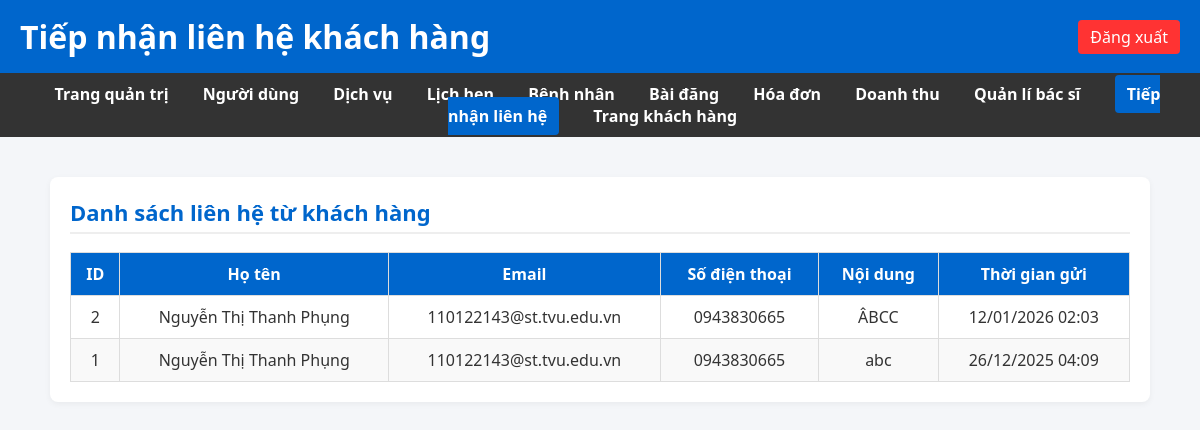
The app's page /public/tiepnhanlienhe.php (signed in) with its own data.
### tables this page shows
CREATE TABLE `contacts` (
  `id` int(11) NOT NULL,
  `name` varchar(100) NOT NULL,
  `email` varchar(100) NOT NULL,
  `message` text NOT NULL,
  `created_at` timestamp NOT NULL DEFAULT current_timestamp(),
  `phone` varchar(20) DEFAULT NULL
);

### public/tiepnhanlienhe.php (the view, shortened to what this page needs)
<?php
try {
    $pdo = new PDO('mysql:host=localhost;dbname=phongnha_db;charset=utf8mb4', 'root', '');
    $pdo->setAttribute(PDO::ATTR_ERRMODE, PDO::ERRMODE_EXCEPTION);
} catch (PDOException $e) {
    die("Kết nối CSDL thất bại: " . $e->getMessage());
}
$stmt = $pdo->query("SELECT * FROM contacts ORDER BY created_at DESC");
$contacts = $stmt->fetchAll(PDO::FETCH_ASSOC);
?>
<!DOCTYPE html>
<html lang="vi">
<head>
  <link rel="stylesheet" href="style.css">
</head>
<body>
<header>
  <h1>Tiếp nhận liên hệ khách hàng</h1>
  <a href="logout.php" class="logout">Đăng xuất</a>
</header>
<nav>
  <a href="dashboard.php">Trang quản trị</a>
  <a href="users.php">Người dùng</a>
  <a href="services.php">Dịch vụ</a>
  <a href="appointments.php">Lịch hẹn</a>
  <a href="patients.php">Bệnh nhân</a>
  <a href="posts.php">Bài đăng</a>
  <a href="invoice.php">Hóa đơn</a>
  <a href="revenue.php">Doanh thu</a>
  <a href="quanlybacsi.php">Quản lí bác sĩ</a>
  <a href="tiepnhanlienhe.php" class="active">Tiếp nhận liên hệ</a>
  <a href="index.php">Trang khách hàng</a>
</nav>
<div class="container">
  <div class="card">
    <h2>Danh sách liên hệ từ khách hàng</h2>
    <?php if (empty($contacts)): ?>
      <p>Chưa có liên hệ nào.</p>
    <?php else: ?>
      <table>
        <thead>
          <tr>
            <th>ID</th>
            <th>Họ tên</th>
            <th>Email</th>
            <th>Số điện thoại</th>
            <th>Nội dung</th>
            <th>Thời gian gửi</th>
          </tr>
        </thead>
        <tbody>
          <?php foreach ($contacts as $c): ?>
            <tr>
              <td><?= $c['id'] ?></td>
              <td><?= htmlspecialchars($c['name']) ?></td>
              <td><?= htmlspecialchars($c['email']) ?></td>
              <td><?= htmlspecialchars($c['phone'] ?? '-') ?></td>
              <td class="message"><?= nl2br(htmlspecialchars($c['message'])) ?></td>
              <td><?= date('d/m/Y H:i', strtotime($c['created_at'])) ?></td>
            </tr>
          <?php endforeach; ?>
        </tbody>
      </table>
    <?php endif; ?>
  </div>
</div>
</body>
</html>

### public/style.css (style rules this page uses)
body { margin: 0; padding: 0; font-family: 'Segoe UI', Tahoma, Geneva, Verdana, sans-serif; background: #f4f6f9; color: #333; }
header { background: #0066cc; color: white; padding: 15px 20px; display: flex; justify-content: space-between; align-items: center; }
header h1 { margin: 0; }
.logout { background: #ff3333; color: #fff; padding: 6px 12px; border-radius: 4px; text-decoration: none; }
nav { background: #333; padding: 10px 20px; text-align: center; }
nav a { color: #fff; margin: 0 15px; text-decoration: none; font-weight: bold; }
.container { padding: 20px; }
.card, .box { background: #fff; padding: 25px; border-radius: 10px; box-shadow: 0 4px 10px rgba(0,0,0,0.1); margin-bottom: 30px; }
.card h2, .box h2 { margin-top: 0; color: #0066cc; font-size: 22px; border-bottom: 2px solid #eee; padding-bottom: 5px; }
table { width: 100%; border-collapse: collapse; margin-top: 15px; }
table th, table td { border: 1px solid #ddd; padding: 10px; text-align: center; }
table th { background: #0066cc; color: #fff; }
table tr:nth-child(even) { background: #f9f9f9; }
nav a.active { background-color: #0066cc; color: #fff; padding: 8px 12px; border-radius: 4px; }

### public/tiepnhanlienhe.php (style rules this page uses)
.container { max-width:1100px; margin:20px auto; }
.card { background:white; padding:20px; border-radius:8px; box-shadow:0 2px 6px rgba(0,0,0,0.05); }
table { width:100%; border-collapse:collapse; }
th, td { border:1px solid #ddd; padding:8px; text-align:left; vertical-align:top; }
th { background:#f7f7f7; }
td.message { white-space:pre-wrap; max-width:400px; }

### records on screen
contacts: id "2", name "Nguyễn Thị Thanh Phụng", email "110122143@st.tvu.edu.vn", phone "0943830665", message "ÂBCC", created_at "12/01/2026 02:03"
contacts: id "1", name "Nguyễn Thị Thanh Phụng", email "110122143@st.tvu.edu.vn", phone "0943830665", message "abc", created_at "26/12/2025 04:09"
